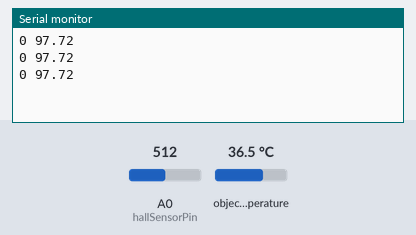
Bench run of a sketch on a simulated Arduino Uno, built with avr-gcc and run on an emulated ATmega328P. On the bench: the last lines printed to the serial monitor. The test bench sets the inputs (shaded band); at power-on: object temperature 36.5 °C, A0 (hallSensorPin) = 512.

Above: at 1.3 s.
1.4 s: object temperature set to 20 °C
At 1.9 s:
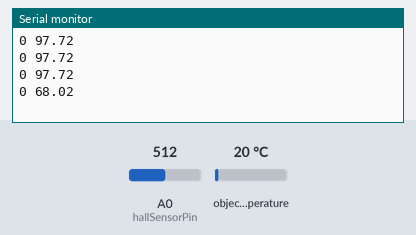
2.9 s: object temperature set to 26 °C
At 3.4 s:
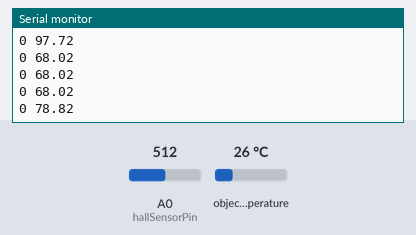
Timing chart, 0 to 5.9 s (numbered marks = the images above; inputs shaded):
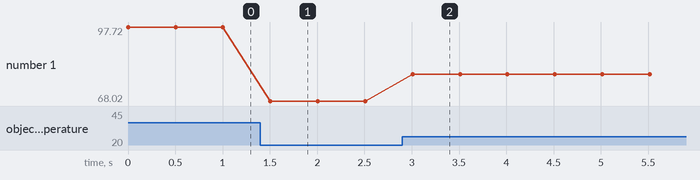

The sketch:

ardunio1.ino
```cpp
#include <Wire.h>
#include <Adafruit_MLX90614.h>

const int hallSensorPin = A0; // Pin for the Hall effect sensor
const int magnetThreshold = 100; // Threshold to detect the magnet
int magnetPassCounter = 0; // Counter for the number of times the magnet passes
Adafruit_MLX90614 mlx = Adafruit_MLX90614(); // Creates the IFR Sensor and establishes it

void setup() {
  Serial.begin(4800); //Sets up Serial Monitor for Arduino 1
  mlx.begin(); // Initialize the MLX90614 sensor
  pinMode(hallSensorPin, INPUT);
}

void loop() {
  int sensorValue = analogRead(hallSensorPin);

  // Checks to see if the magnet is close to the hall effect sensor
  if (sensorValue < magnetThreshold) {
    magnetPassCounter++;
    while(analogRead(hallSensorPin) < magnetThreshold) {
      // Wait for the magnet to pass completely
    }
  }

  // Read the object temperature from the MLX90614 sensor
  float objectTemp = mlx.readObjectTempF();

  // Print both speed and object temperature in one line which allows pyserial to read

  Serial.print(magnetPassCounter);
  Serial.print(" ");
  Serial.println(objectTemp);

  delay(500);
}
```

Measured:
- after the input at 1.4 s, the serial monitor: prints a new line after 0.11 s (image 1)
- after the input at 2.9 s, the serial monitor: prints a new line after 0.11 s (image 2)
- plotted number 1: 97.72 → 68.02 after the input at 1.4 s, 68.02 → 78.82 after the input at 2.9 s
